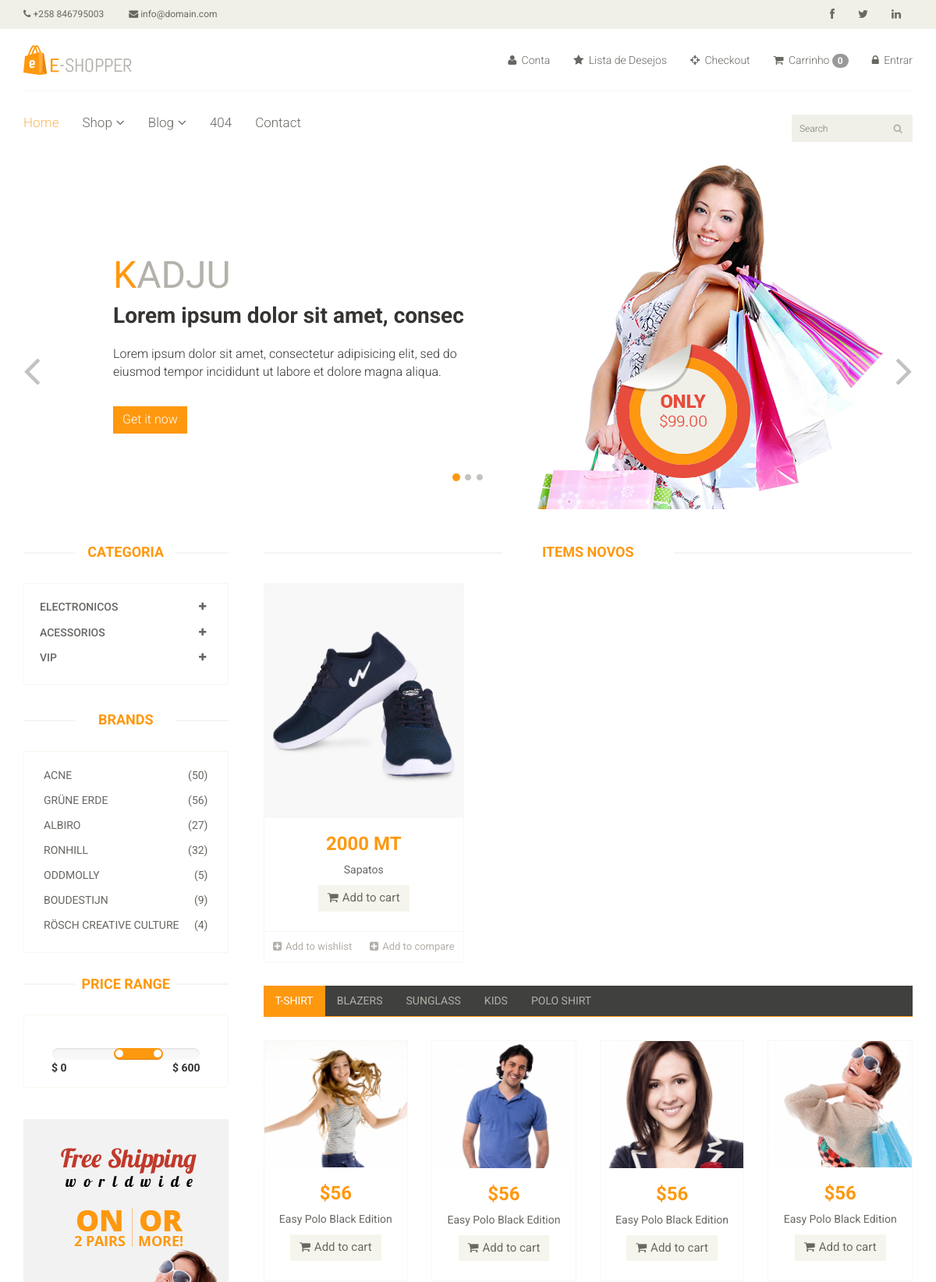
/ (upper part), run on an earlier commit of the app's database.
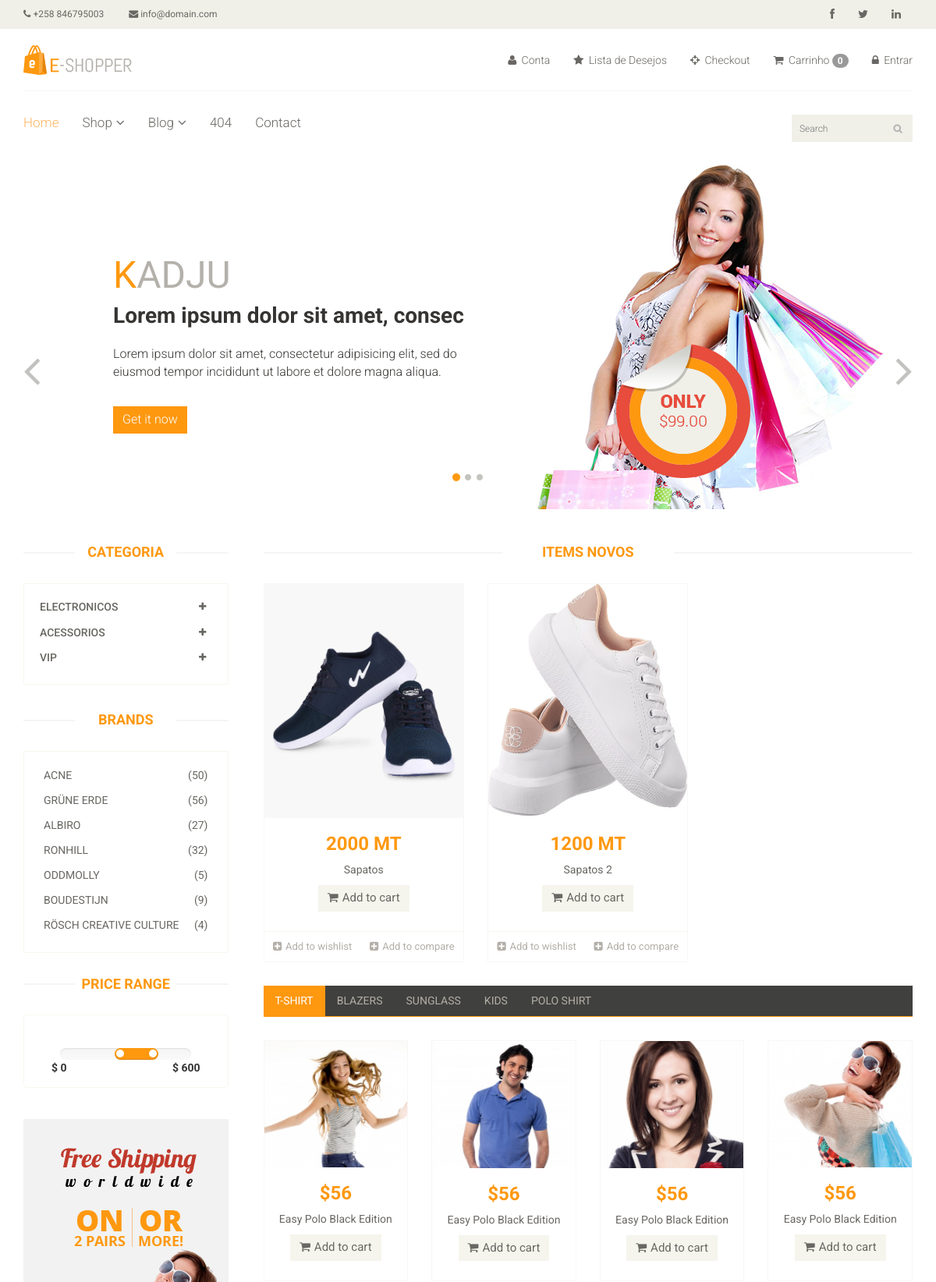
And on a later commit of the database.
### app/models.py (models this page shows, shortened)
class Categoria(models.Model):
    nome = models.CharField(max_length=150)

class Producto(models.Model):
    categoria = models.ForeignKey(Categoria, on_delete=models.CASCADE, null=False, default='')
    sub_categoria = models.ForeignKey(Sub_Categoria, on_delete=models.CASCADE, null=False, default='')
    image = models.ImageField(upload_to='ecommerce/pimg')
    name = models.CharField(max_length=100)
    price = models.IntegerField()
    date = models.DateField(auto_now_add=True)

### E_shop/views.py (the view)
# urls.py: path('', views.Index, name='index'),
def Index(request):
    categoria = Categoria.objects.all()
    categoriaID = request.GET.get('categoria')
    if categoriaID:
        producto = Producto.objects.filter(sub_categoria = categoriaID).order_by('-id')
    else:
        producto = Producto.objects.all()
    context = {
        'categoria': categoria,
        'producto': producto,
    }
    return render(request, 'index.html',context)

### templates/index.html (shortened to what this page needs)
{% extends 'master.html' %}
{% load cart_tag %}
{% block body %}
<section id="slider">
    <div class="container">
        <div class="row">
            <div class="col-sm-12">
                <div id="slider-carousel" class="carousel slide" data-ride="carousel">
                    <ol class="carousel-indicators">
                        <li data-target="#slider-carousel" data-slide-to="0" class="active"></li>
                        <li data-target="#slider-carousel" data-slide-to="1"></li>
                        <li data-target="#slider-carousel" data-slide-to="2"></li>
                    </ol>
                    <div class="carousel-inner">
                        <div class="item active">
                            <div class="col-sm-6">
                                <h1><span>K</span>ADJU</h1>
                                <h2>Lorem ipsum dolor sit amet, consec</h2>
                                <p>Lorem ipsum dolor sit amet, consectetur adipisicing elit, sed do eiusmod tempor incididunt ut labore et dolore magna aliqua. </p>
                                <button type="button" class="btn btn-default get">Get it now</button>
                            </div>
                            <div class="col-sm-6">
                                <img src="/static/images/home/girl1.jpg" class="girl img-responsive" alt="" />
                                <img src="/static/images/home/pricing.png"  class="pricing" alt="" />
                            </div>
                        </div>
                    </div>
                    <a href="#slider-carousel" class="left control-carousel hidden-xs" data-slide="prev">
                        <i class="fa fa-angle-left"></i>
                    </a>
                    <a href="#slider-carousel" class="right control-carousel hidden-xs" data-slide="next">
                        <i class="fa fa-angle-right"></i>
                    </a>
                </div>
            </div>
        </div>
    </div>
</section>
<section>
    <div class="container">
        <div class="row">
            <div class="col-sm-3">
                <div class="left-sidebar">
                    <h2>Categoria</h2>
                    <div class="panel-group category-products" id="accordian">
                        {% for cat in  categoria %}
                        <div class="panel panel-default">
                            <div class="panel-heading">
                                <h4 class="panel-title">
                                    <a data-toggle="collapse" data-parent="#accordian" href="#{{cat.id}}">
                                        <span class="badge pull-right"><i class="fa fa-plus"></i></span>
                                        {{cat.nome}}
                                    </a>
                                </h4>
                            </div>
                        </div>
                        {% endfor %}
                    </div>
                    <div class="brands_products">
                        <h2>Brands</h2>
                        <div class="brands-name">
                            <ul class="nav nav-pills nav-stacked">
                                <li><a href="#"> <span class="pull-right">(50)</span>Acne</a></li>
                                <li><a href="#"> <span class="pull-right">(56)</span>Grüne Erde</a></li>
                                <li><a href="#"> <span class="pull-right">(27)</span>Albiro</a></li>
                                <li><a href="#"> <span class="pull-right">(32)</span>Ronhill</a></li>
                                <li><a href="#"> <span class="pull-right">(5)</span>Oddmolly</a></li>
                                <li><a href="#"> <span class="pull-right">(9)</span>Boudestijn</a></li>
                                <li><a href="#"> <span class="pull-right">(4)</span>Rösch creative culture</a></li>
                            </ul>
                        </div>
                    </div>
                    <div class="price-range">
                        <h2>Price Range</h2>
                        <div class="well text-center">
                             <input type="text" class="span2" value="" data-slider-min="0" data-slider-max="600" data-slider-step="5" data-slider-value="[250,450]" id="sl2" ><br />
                             <b class="pull-left">$ 0</b> <b class="pull-right">$ 600</b>
                        </div>
                    </div>
                    <div class="shipping text-center">
                        <img src="images/home/shipping.jpg" alt="" />
                    </div>
                </div>
            </div>
            <div class="col-sm-9 padding-right">
                <div class="features_items">
                    <h2 class="title text-center">Items NOVOS</h2>
                    {% for prod in producto %}
                    <div class="col-sm-4">
                        <div class="product-image-wrapper">
                            <div class="single-products">
                                    <div class="productinfo text-center">
                                        <img src="{{prod.image}}" alt="" height="300px;" />
                                        <h2>{{prod.price}} MT</h2>
                                        <p>{{prod.name}}</p>
                                        <a href="{% url 'cart_add' prod.id %}" class="btn btn-default add-to-cart"><i class="fa fa-shopping-cart"></i>Add to cart</a>
                                    </div>
                                    <div class="product-overlay">
                                        <div class="overlay-content">
                                        </div>
                                    </div>
                            </div>
                            <div class="choose">
                                <ul class="nav nav-pills nav-justified">
                                    <li><a href="#"><i class="fa fa-plus-square"></i>Add to wishlist</a></li>
                                    <li><a href="#"><i class="fa fa-plus-square"></i>Add to compare</a></li>
                                </ul>
                            </div>
                        </div>
                    </div>
                    {% endfor %}
                </div>
                <div class="category-tab">
                    <div class="col-sm-12">
                        <ul class="nav nav-tabs">
                            <li class="active"><a href="#tshirt" data-toggle="tab">T-Shirt</a></li>
                            <li><a href="#blazers" data-toggle="tab">Blazers</a></li>
                            <li><a href="#sunglass" data-toggle="tab">Sunglass</a></li>
                            <li><a href="#kids" data-toggle="tab">Kids</a></li>
                            <li><a href="#poloshirt" data-toggle="tab">Polo shirt</a></li>
                        </ul>
                    </div>
                    <div class="tab-content">
                        <div class="tab-pane fade active in" id="tshirt" >
                            <div class="col-sm-3">
                                <div class="product-image-wrapper">
                                    <div class="single-products">
                                        <div class="productinfo text-center">
                                            <img src="images/home/gallery1.jpg" alt="" />
                                            <h2>$56</h2>
                                            <p>Easy Polo Black Edition</p>
                                            <a href="#" class="btn btn-default add-to-cart"><i class="fa fa-shopping-cart"></i>Add to cart</a>
                                        </div>
                                    </div>
                                </div>
                            </div>
                            <div class="col-sm-3">
                                <div class="product-image-wrapper">
                                    <div class="single-products">
                                        <div class="productinfo text-center">
                                            <img src="images/home/gallery2.jpg" alt="" />
                                            <h2>$56</h2>
                                            <p>Easy Polo Black Edition</p>
                                            <a href="#" class="btn btn-default add-to-cart"><i class="fa fa-shopping-cart"></i>Add to cart</a>
                                        </div>
                                    </div>
                                </div>
                            </div>
                            <div class="col-sm-3">
                                <div class="product-image-wrapper">
                                    <div class="single-products">
                                        <div class="productinfo text-center">
                                            <img src="images/home/gallery3.jpg" alt="" />
                                            <h2>$56</h2>
                                            <p>Easy Polo Black Edition</p>
                                            <a href="#" class="btn btn-default add-to-cart"><i class="fa fa-shopping-cart"></i>Add to cart</a>
                                        </div>
                                    </div>
                                </div>
                            </div>
                            <div class="col-sm-3">
                                <div class="product-image-wrapper">
                                    <div class="single-products">
                                        <div class="productinfo text-center">
                                            <img src="images/home/gallery4.jpg" alt="" />
                                            <h2>$56</h2>
                                            <p>Easy Polo Black Edition</p>
                                            <a href="#" class="btn btn-default add-to-cart"><i class="fa fa-shopping-cart"></i>Add to cart</a>
                                        </div>
                                    </div>
                                </div>
                            </div>
                        </div>
                    </div>
                </div>
            </div>
        </div>
    </div>
</section>
{% endblock %}

### templates/master.html (shortened to what this page needs)
<!DOCTYPE html>
<html lang="en">
<head>
    {% load static %}
    <link href="/static/css/bootstrap.min.css" rel="stylesheet">
    <link href="/static/css/font-awesome.min.css" rel="stylesheet">
    <link href="/static/css/prettyPhoto.css" rel="stylesheet">
    <link href="/static/css/price-range.css" rel="stylesheet">
    <link href="/static/css/animate.css" rel="stylesheet">
	<link href="/static/css/main.css" rel="stylesheet">
	<link href="/static/css/responsive.css" rel="stylesheet">
</head>
<body>
    <header id="header">
		<div class="header_top">
			<div class="container">
				<div class="row">
					<div class="col-sm-6">
						<div class="contactinfo">
							<ul class="nav nav-pills">
								<li><a href="#"><i class="fa fa-phone"></i> +258 846795003</a></li>
								<li><a href="#"><i class="fa fa-envelope"></i> info@domain.com</a></li>
							</ul>
						</div>
					</div>
					<div class="col-sm-6">
						<div class="social-icons pull-right">
							<ul class="nav navbar-nav">
								<li><a href="#"><i class="fa fa-facebook"></i></a></li>
								<li><a href="#"><i class="fa fa-twitter"></i></a></li>
								<li><a href="#"><i class="fa fa-linkedin"></i></a></li>
							</ul>
						</div>
					</div>
				</div>
			</div>
		</div>
		<div class="header-middle">
			<div class="container">
				<div class="row">
					<div class="col-sm-4">
						<div class="logo pull-left">
							<a href="#"><img src="/static/images/home/logo.png" alt="" /></a>
						</div>
					</div>
					<div class="col-sm-8">
						<div class="shop-menu pull-right">
							<ul class="nav navbar-nav">
								<li><a href="#"><i class="fa fa-user"></i> Conta</a></li>
								<li><a href="#"><i class="fa fa-star"></i> Lista de Desejos</a></li>
								<li><a href="checkout.html"><i class="fa fa-crosshairs"></i> Checkout</a></li>
								<li><a href="cart/cart-detail/"><i class="fa fa-shopping-cart"></i> Carrinho <span class="badge badge-secondary">{{request.session.cart|length}}</span></a></li>
								{% if user.is_authenticated %}
								<li><a href="{% url 'logout' %}"><i class="fa fa-lock"></i> Sair </a></li>
								{% else %}
								<li><a href="{% url 'login' %}"><i class="fa fa-lock"></i> Entrar </a></li>
								{% endif %}
							</ul>
						</div>
					</div>
				</div>
			</div>
		</div>
		<div class="header-bottom">
			<div class="container">
				<div class="row">
					<div class="col-sm-9">
						<div class="mainmenu pull-left">
							<ul class="nav navbar-nav collapse navbar-collapse">
								<li><a href="index.html" class="active">Home</a></li>
								<li class="dropdown"><a href="#">Shop<i class="fa fa-angle-down"></i></a>
                                </li>
								<li class="dropdown"><a href="#">Blog<i class="fa fa-angle-down"></i></a>
                                </li>
								<li><a href="404.html">404</a></li>
								<li><a href="contact-us.html">Contact</a></li>
							</ul>
						</div>
					</div>
					<div class="col-sm-3">
						<div class="search_box pull-right">
							<input type="text" placeholder="Search"/>
						</div>
					</div>
				</div>
			</div>
		</div>
	</header>
{% block body %} {% endblock %}
</body>
</html>

What changed in the data, as far as the page shows it:
added Producto: image (picture), price "1200", name "Sapatos 2"
